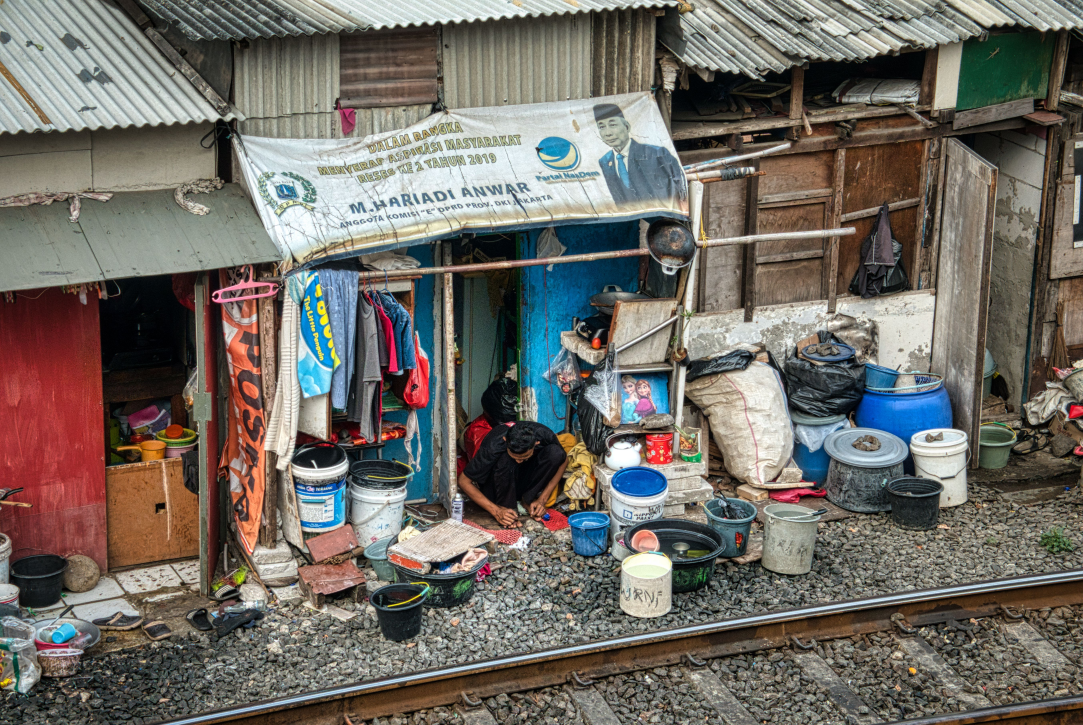
#> input picture AzzamFR/Project-DeepLearning/images/hero.jpg, 5414 x 3624 px (shown at 1/5 size)
$ python -i image_quality.py   (imports and definitions only)   (older library calls are emulated)
#> lines starting #> are read from the running program, lines starting #| are printed output that depends on the picture
"""
Image quality assessment utilities.

This module handles:
- Blur detection using Laplacian variance
- Exposure/contrast analysis
- Overall quality scoring
"""

import cv2
import numpy as np
from typing import Dict, Any, Tuple


# Quality thresholds
BLUR_THRESHOLD = 20.0  # Laplacian variance below this is considered blurry
MIN_BRIGHTNESS = 40  # Mean brightness below this is underexposed
MAX_BRIGHTNESS = 220  # Mean brightness above this is overexposed
MIN_CONTRAST = 30  # Std dev below this indicates low contrast


def detect_blur(image: np.ndarray) -> Tuple[float, bool]:
    """
    Detect image blur using Laplacian variance method.

    The Laplacian operator highlights regions of rapid intensity change,
    so a well-focused image will have high variance in Laplacian response.

    Args:
        image: Input BGR image

    Returns:
        Tuple of (blur_score, is_sharp)
        - blur_score: Laplacian variance (higher = sharper)
        - is_sharp: True if image passes sharpness threshold
    """
    # Convert to grayscale if needed
    if len(image.shape) == 3:
        gray = cv2.cvtColor(image, cv2.COLOR_BGR2GRAY)
    else:
        gray = image

    # Compute Laplacian
    laplacian = cv2.Laplacian(gray, cv2.CV_64F)

    # Variance of Laplacian indicates focus quality
    blur_score = laplacian.var()

    is_sharp = blur_score >= BLUR_THRESHOLD

    return blur_score, is_sharp


def check_exposure(image: np.ndarray) -> Dict[str, Any]:
    """
    Check image exposure and contrast using histogram analysis.

    Args:
        image: Input BGR image

    Returns:
        Dictionary containing:
        - brightness: Mean brightness (0-255)
        - contrast: Standard deviation of brightness
        - is_underexposed: True if image is too dark
        - is_overexposed: True if image is too bright
        - has_good_contrast: True if contrast is sufficient
    """
    # Convert to grayscale if needed
    if len(image.shape) == 3:
        gray = cv2.cvtColor(image, cv2.COLOR_BGR2GRAY)
    else:
        gray = image

    # Calculate statistics
    brightness = float(np.mean(gray))
    contrast = float(np.std(gray))

    # Check exposure conditions
    is_underexposed = brightness < MIN_BRIGHTNESS
    is_overexposed = brightness > MAX_BRIGHTNESS
    has_good_contrast = contrast >= MIN_CONTRAST

    return {
        "brightness": brightness,
        "contrast": contrast,
        "is_underexposed": is_underexposed,
        "is_overexposed": is_overexposed,
        "has_good_contrast": has_good_contrast,
    }


def check_resolution(image: np.ndarray, min_dimension: int = 720) -> Dict[str, Any]:
    """
    Check if image resolution is sufficient.

    Args:
        image: Input BGR image
        min_dimension: Minimum acceptable dimension (default 720 for 720p)

    Returns:
        Dictionary containing:
        - width: Image width in pixels
        - height: Image height in pixels
        - is_sufficient: True if resolution meets minimum
    """
    height, width = image.shape[:2]
    min_dim = min(width, height)

    return {
        "width": width,
        "height": height,
        "is_sufficient": min_dim >= min_dimension,
    }


def assess_image_quality(image: np.ndarray) -> Dict[str, Any]:
    """
    Comprehensive image quality assessment.

    Combines blur detection, exposure check, and resolution check
    to determine if image is suitable for processing.

    Args:
        image: Input BGR image

    Returns:
        Dictionary containing:
        - passed: True if image passes all quality checks
        - blur_score: Laplacian variance score
        - brightness: Mean brightness
        - contrast: Standard deviation
        - resolution: (width, height)
        - issues: List of quality issues found
        - fail_reason: Primary failure reason if failed, else None
    """
    issues = []
    fail_reason = None

    # Check blur
    blur_score, is_sharp = detect_blur(image)
    if not is_sharp:
        issues.append(f"Image is blurry (score: {blur_score:.1f}, threshold: {BLUR_THRESHOLD})")
        if fail_reason is None:
            fail_reason = "image_too_blurry"

    # Check exposure
    exposure = check_exposure(image)
    if exposure["is_underexposed"]:
        issues.append(f"Image is underexposed (brightness: {exposure['brightness']:.1f})")
        if fail_reason is None:
            fail_reason = "image_underexposed"
    if exposure["is_overexposed"]:
        issues.append(f"Image is overexposed (brightness: {exposure['brightness']:.1f})")
        if fail_reason is None:
            fail_reason = "image_overexposed"
    if not exposure["has_good_contrast"]:
        issues.append(f"Image has low contrast (std: {exposure['contrast']:.1f})")
        if fail_reason is None:
            fail_reason = "image_low_contrast"

    # Check resolution
    resolution = check_resolution(image)
    if not resolution["is_sufficient"]:
        issues.append(
            f"Resolution too low ({resolution['width']}x{resolution['height']})"
        )
        if fail_reason is None:
            fail_reason = "image_resolution_too_low"

    passed = len(issues) == 0

    return {
        "passed": passed,
        "blur_score": round(blur_score, 2),
        "brightness": round(exposure["brightness"], 2),
        "contrast": round(exposure["contrast"], 2),
        "resolution": (resolution["width"], resolution["height"]),
        "issues": issues,
        "fail_reason": fail_reason,
    }


# [143 lines left out: functions check_card_in_frame, check_finger_spacing, check_lighting_uniformity, not called in this run]

>>> import cv2
>>> picture = cv2.imread('../../../AzzamFR/Project-DeepLearning/images/hero.jpg')
#> picture is the input picture: shape (3624, 5414, 3); mean B, G, R 101.4, 108, 112.5
>>> result = assess_image_quality(picture)
#> in detect_blur, `gray = cv2.cvtColor(image, cv2.COLOR_BGR2GRAY)`:
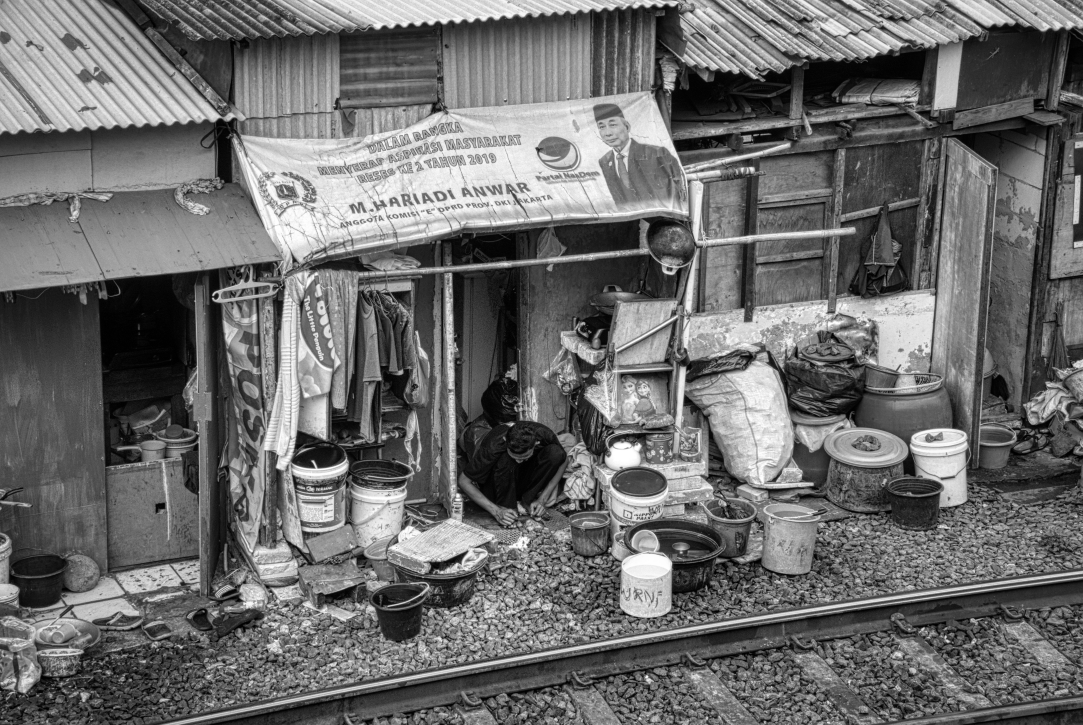
#> gray: shape (3624, 5414) (shown at 1/5 size); min 0, max 255, mean 108.6
#> in detect_blur, `laplacian = cv2.Laplacian(gray, cv2.CV_64F)`:
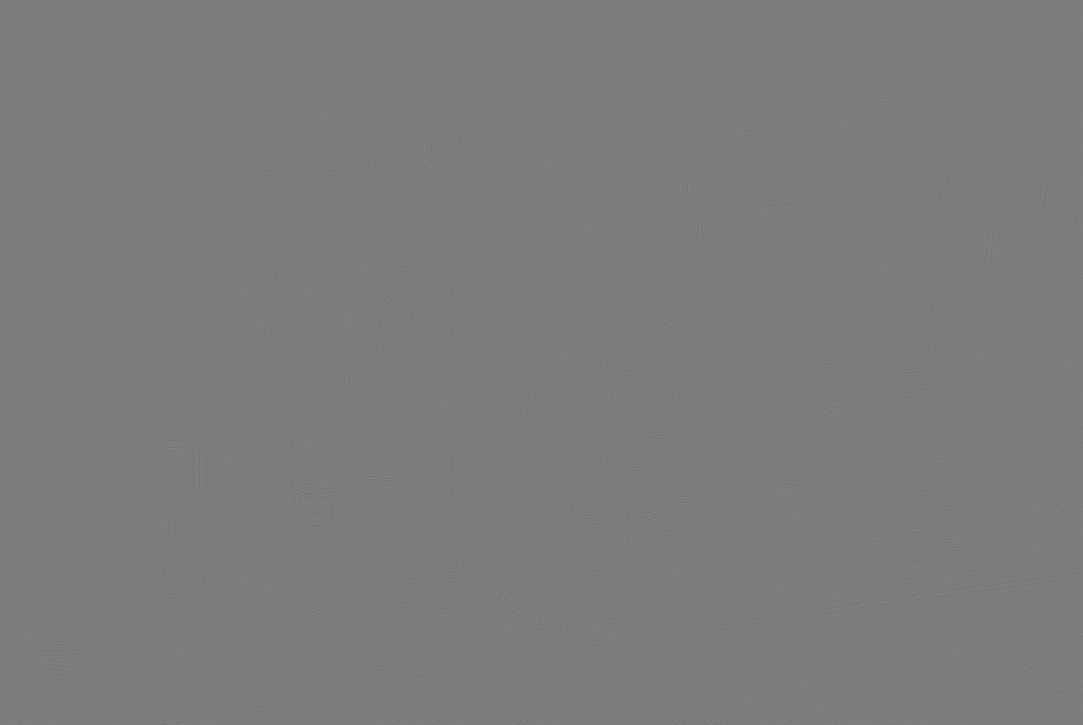
#> laplacian: shape (3624, 5414) float64 (shown at 1/5 size); min -232, max 242, mean 0; drawn with min black and max white
#> in detect_blur, `blur_score = laplacian.var()`: blur_score = 252.1
#> in detect_blur, `is_sharp = blur_score >= BLUR_THRESHOLD`: is_sharp = True
#> in assess_image_quality, `blur_score, is_sharp = detect_blur(image)`: blur_score = 252.1; is_sharp = True
#> in check_exposure, `brightness = float(np.mean(gray))`: brightness = 108.6
#> in check_exposure, `contrast = float(np.std(gray))`: contrast = 62.97
#> in check_exposure, `is_underexposed = brightness < MIN_BRIGHTNESS`: is_underexposed = False
#> in check_exposure, `has_good_contrast = contrast >= MIN_CONTRAST`: has_good_contrast = True
#> in assess_image_quality, `exposure = check_exposure(image)`: exposure = {'brightness': 108.6, 'contrast': 62.97, 'is_underexposed': False, 'is_overexposed': False, 'has_good_contrast': True}
#> in assess_image_quality, `resolution = check_resolution(image)`: resolution = {'width': 5414, 'height': 3624, 'is_sufficient': True}
#> result = 7 items

$ run again, on AzzamFR/Project-DeepLearning/images/picture.jpg
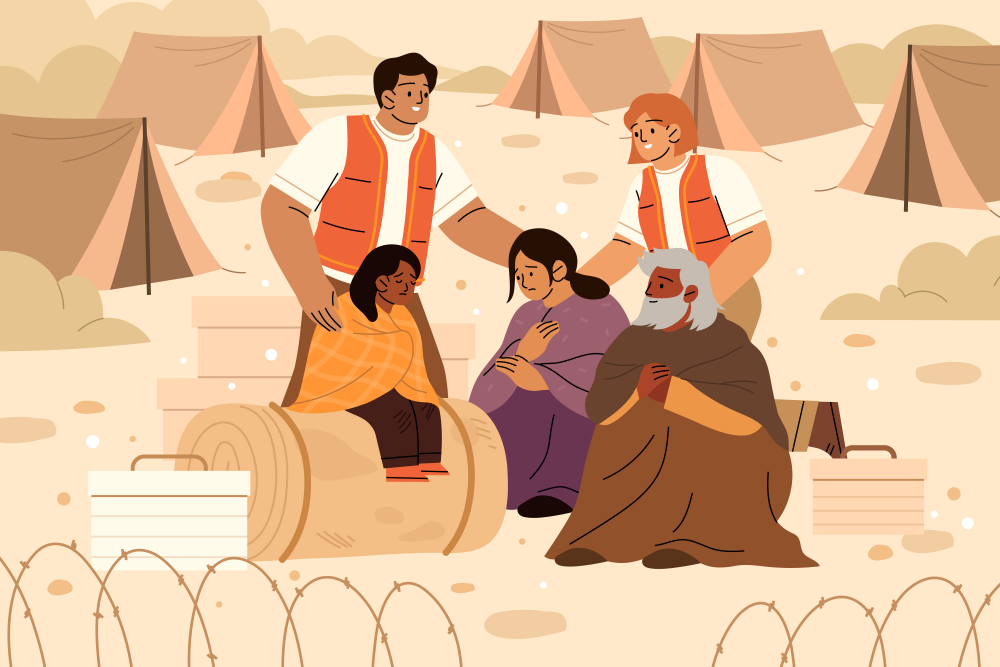
#> input picture AzzamFR/Project-DeepLearning/images/picture.jpg, 3000 x 2000 px (shown at 1/3 size)
#> picture is the input picture: shape (2000, 3000, 3); mean B, G, R 149.7, 185.7, 225.7
#> in detect_blur, `gray = cv2.cvtColor(image, cv2.COLOR_BGR2GRAY)`:
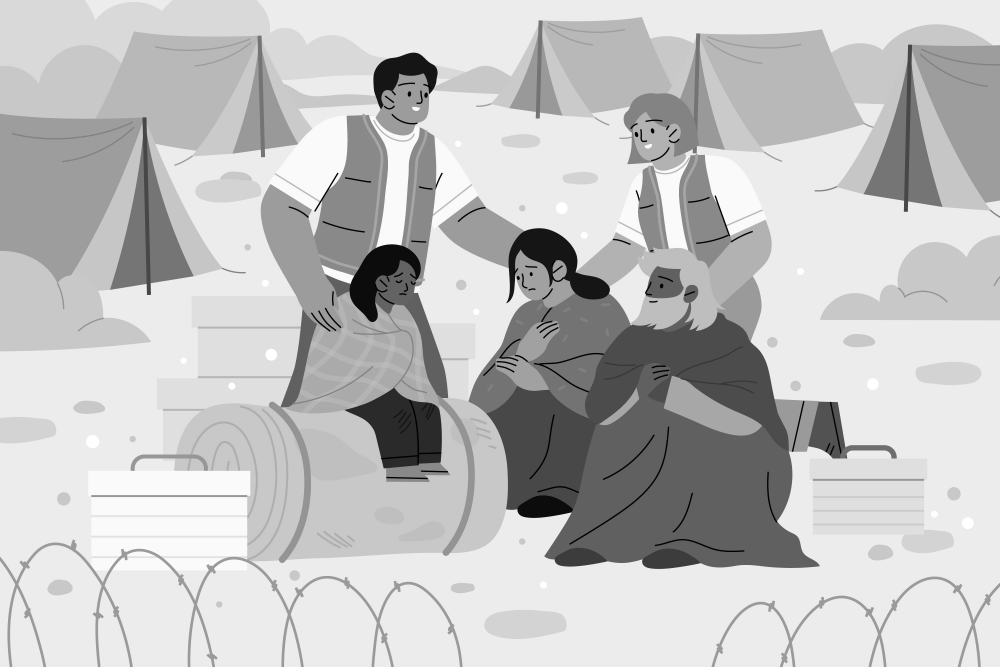
#> gray: shape (2000, 3000) (shown at 1/3 size); min 0, max 255, mean 193.6
#> in detect_blur, `blur_score = laplacian.var()`: blur_score = 171.3
#> in detect_blur, `is_sharp = blur_score >= BLUR_THRESHOLD`: is_sharp = True
#> in assess_image_quality, `blur_score, is_sharp = detect_blur(image)`: blur_score = 171.3; is_sharp = True
#> brightness = 193.6
#> contrast = 55.26
#> is_underexposed = False
#> has_good_contrast = True
#> exposure = {'brightness': 193.6, 'contrast': 55.26, 'is_underexposed': False, 'is_overexposed': False, 'has_good_contrast': True}
#> resolution = {'width': 3000, 'height': 2000, 'is_sufficient': True}
#> result = 7 items
